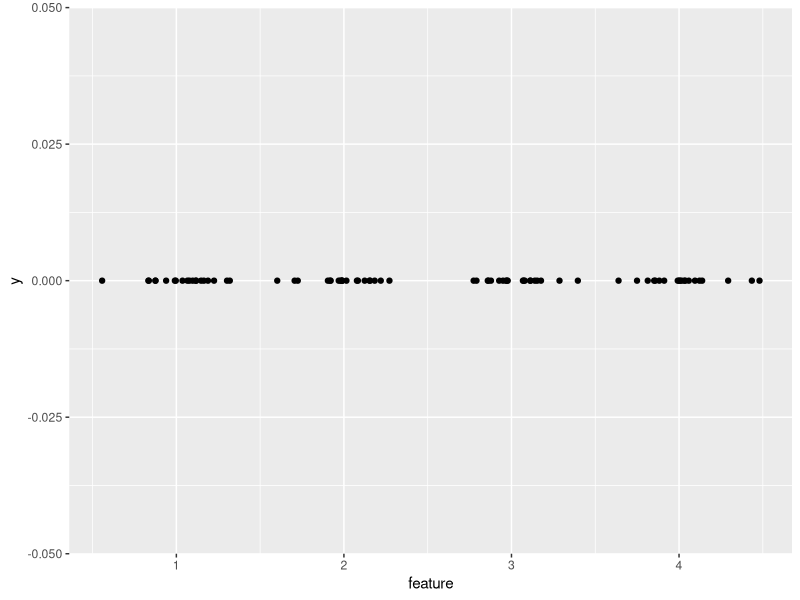
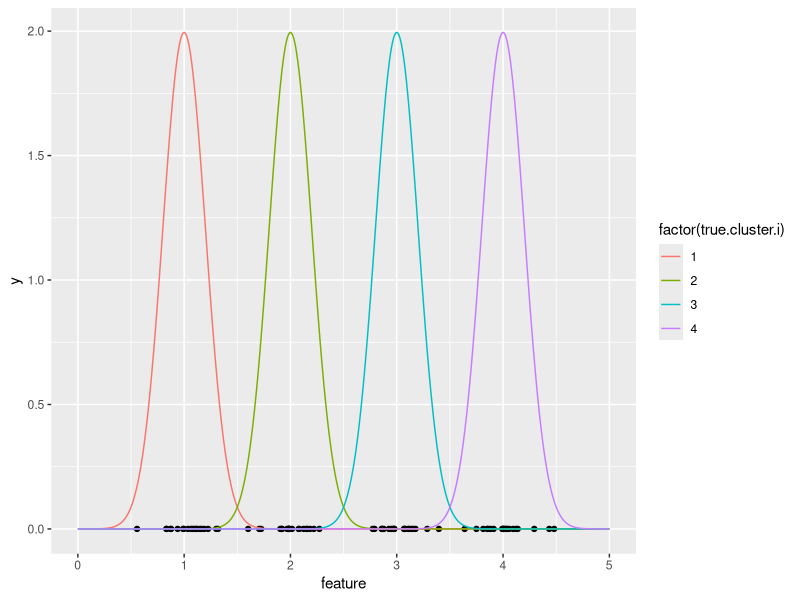
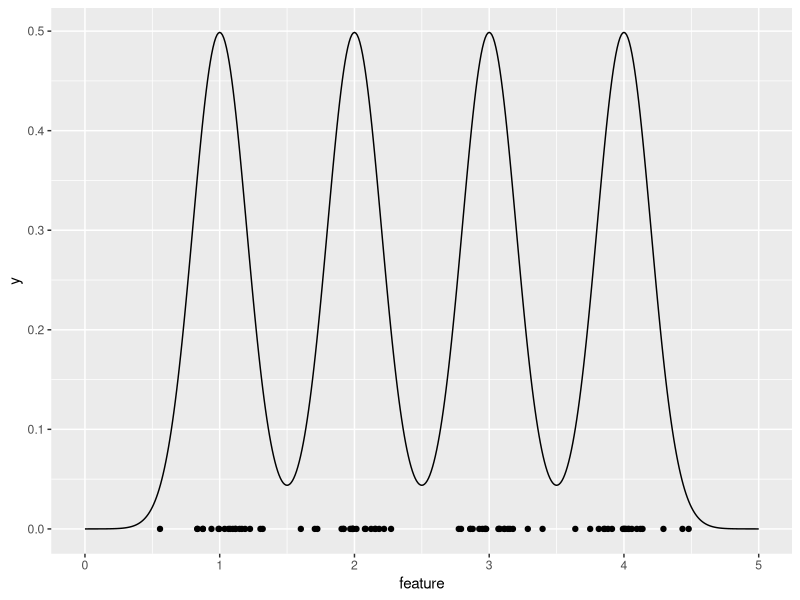
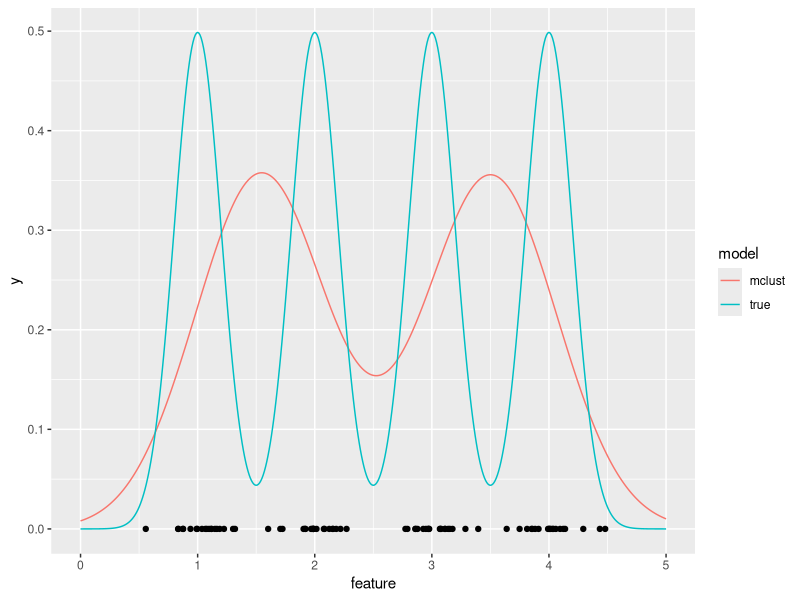
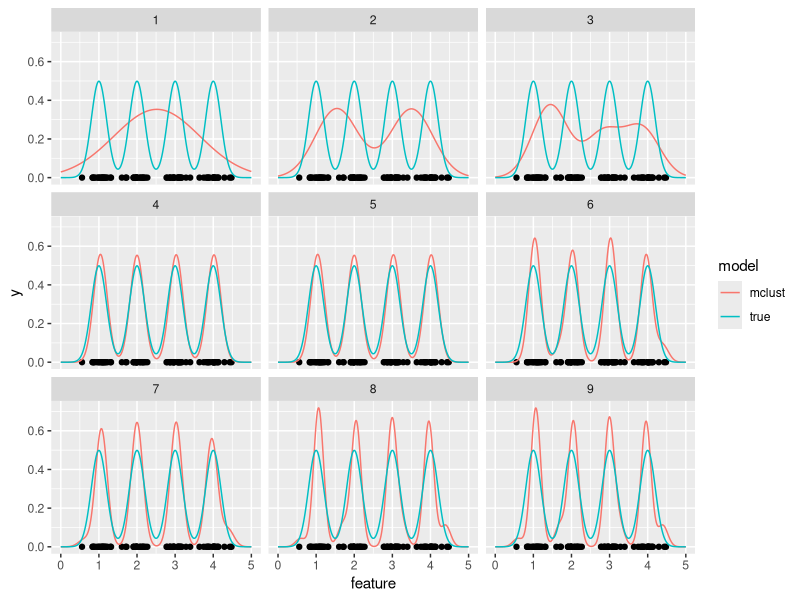
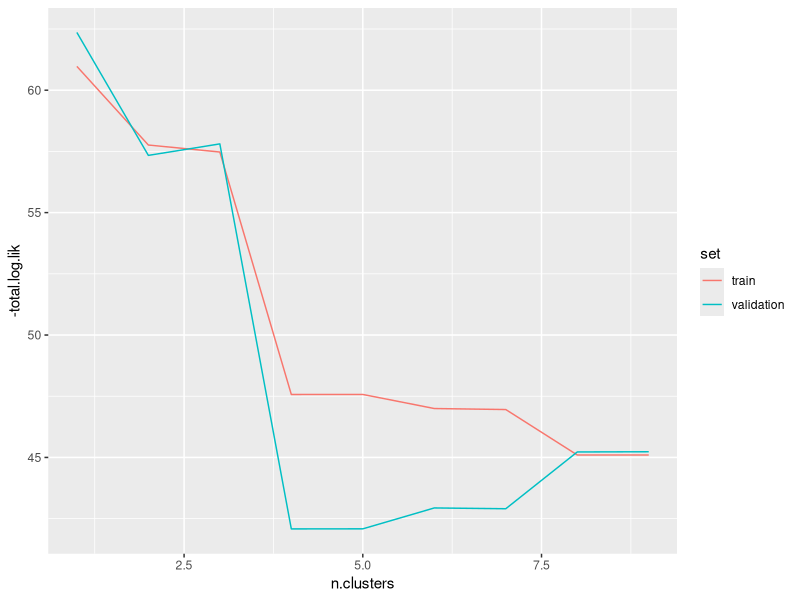
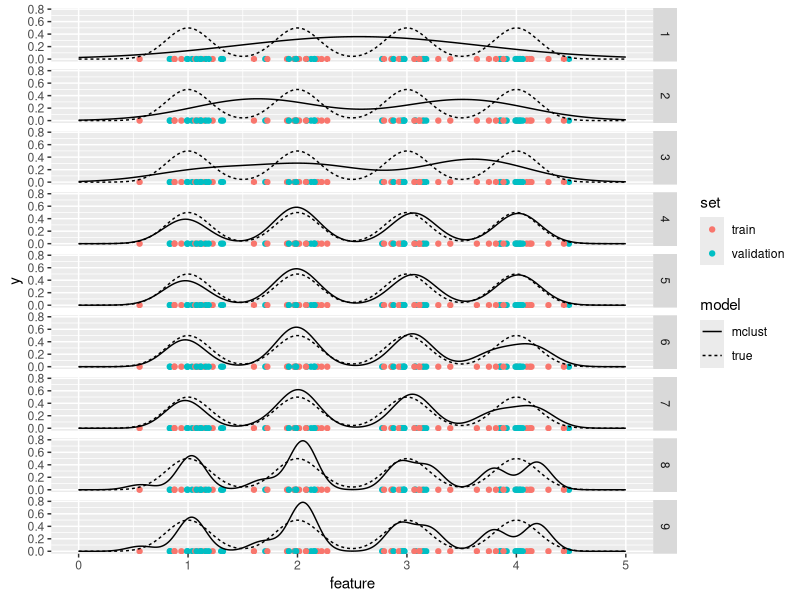

These charts were generated, in order, by the following R code:
library(data.table)
library(ggplot2)
## homework 6, go up to 30 or 40 clusters.

## continue overfitting demo.
N.true.clusters <- 4
true.means <- 1:N.true.clusters
N.simulated.data <- 20*N.true.clusters
(means.simulated.data <- rep(
  true.means, each=N.simulated.data/N.true.clusters))
set.seed(1)
true.sd <- 0.2
sim.data.vec <- rnorm(N.simulated.data, means.simulated.data, sd=true.sd)
(sim.data.dt <- data.table(feature=sim.data.vec, y=0))
ggplot()+
  geom_point(aes(
    x=feature, y),
    data=sim.data.dt)

## add true density.
(feature.grid.vec <- seq(0, N.true.clusters+1, by=0.01))
density.dt.list <- list()
for(true.cluster.i in 1:N.true.clusters){
  density.dt.list[[true.cluster.i]] <- data.table(
    true.cluster.i,
    feature=feature.grid.vec,
    density=dnorm(
      feature.grid.vec,
      true.means[[true.cluster.i]],
      sd=true.sd))
}
(density.dt <- do.call(rbind, density.dt.list))
ggplot()+
  geom_point(aes(
    x=feature, y),
    data=sim.data.dt)+
  geom_line(aes(
    feature, density, color=factor(true.cluster.i)),
    data=density.dt)

(mixture.dt <- density.dt[, .(
  mix.density=mean(density)
), by=feature ])
ggplot()+
  geom_point(aes(
    x=feature, y=0),
    data=sim.data.dt)+
  geom_line(aes(
    feature, mix.density),
    data=mixture.dt)

## underfitting => model has not enough parameters for your data.

## overfitting => model has too many parameters for your data.

library(mclust)
n.clusters <- 2
mclust.model <- mclust::Mclust(sim.data.dt$feature, n.clusters, modelNames="E")
mclust.density.vec <- mclust::dens(
  modelName = mclust.model$modelName,
  data = feature.grid.vec,
  parameters = mclust.model$parameters)
mclust.true.dt <- rbind(
  data.table(mixture.dt, model="true"),
  data.table(
    feature=feature.grid.vec,
    mix.density=mclust.density.vec,
    model="mclust"))
ggplot()+
  geom_point(aes(
    x=feature, y=0),
    data=sim.data.dt)+
  geom_line(aes(
    feature, mix.density, color=model),
    data=mclust.true.dt)

mclust.components.list <- list()
for(n.clusters in 1:9){
  mclust.model <- mclust::Mclust(
    sim.data.dt$feature, n.clusters, modelNames="E")
  mclust.density.vec <- mclust::dens(
    modelName = mclust.model$modelName,
    data = feature.grid.vec,
    parameters = mclust.model$parameters)
  mclust.components.list[[n.clusters]] <- rbind(
    data.table(n.clusters, mixture.dt, model="true"),
    data.table(
      n.clusters,
      feature=feature.grid.vec,
      mix.density=mclust.density.vec,
      model="mclust"))
}
(mclust.components <- do.call(rbind, mclust.components.list))
ggplot()+
  geom_point(aes(
    x=feature, y=0),
    data=sim.data.dt)+
  geom_line(aes(
    feature, mix.density, color=model),
    data=mclust.components)+
  facet_wrap("n.clusters")

(set.prop.vec <- c(validation=0.5, train=0.5))
(rounded.counts <- floor(set.prop.vec*(N.simulated.data+1)))
(not.shuffled.sets <- rep(names(set.prop.vec), rounded.counts))
set.seed(1)
(shuffled.sets <- sample(not.shuffled.sets))
sim.data.dt[, set := shuffled.sets ]
sim.data.dt
mclust.split.list <- list()
lik.dt.list <- list()
for(n.clusters in 1:9){
  mclust.model <- mclust::Mclust(
    sim.data.dt[set=="train", feature],
    n.clusters,
    modelNames="E")
  mclust.density.vec <- mclust::dens(
    modelName = mclust.model$modelName,
    data = feature.grid.vec,
    parameters = mclust.model$parameters)
  for(s in names(set.prop.vec)){
    set.dt <- sim.data.dt[set == s]
    log.lik.vec <- mclust::dens(
      modelName = mclust.model[["modelName"]],
      data = set.dt$feature,
      parameters = mclust.model[["parameters"]],
      logarithm=TRUE)
    total.log.lik <- sum(log.lik.vec)
    lik.dt.list[[paste(n.clusters, s)]] <- data.table(
      n.clusters, set=s, total.log.lik)
  }
  mclust.split.list[[n.clusters]] <- rbind(
    data.table(n.clusters, mixture.dt, model="true"),
    data.table(
      n.clusters,
      feature=feature.grid.vec,
      mix.density=mclust.density.vec,
      model="mclust"))
}
(mclust.split <- do.call(rbind, mclust.split.list))
(lik.dt <- do.call(rbind, lik.dt.list))
ggplot()+
  geom_line(aes(
    n.clusters, -total.log.lik, color=set),
    data=lik.dt)

ggplot()+
  geom_point(aes(
    x=feature, y, color=set),
    data=sim.data.dt)+
  geom_line(aes(
    feature, mix.density, linetype=model),
    data=mclust.split)+
  facet_grid(n.clusters ~ .)

## ari for selected model. (exercise for the reader)

## Demo: how to fit kmeans on train set and then efficiently compute
## sum of squares with respect to both train and validation sets?
## First randomly assign daa points to train/validation sets and fit
## kmeans on train set.
X.mat <- as.matrix(iris[, 1:4])
(set.prop.vec <- c(validation=0.5, train=0.5))
(rounded.counts <- floor(set.prop.vec*(nrow(X.mat)+1)))
(not.shuffled.sets <- rep(names(set.prop.vec), rounded.counts))
set.seed(1)
(shuffled.sets <- sample(not.shuffled.sets))
kmeans.result <- stats::kmeans(X.mat[shuffled.sets=="train", ], 3)

## array for kmeans sum of squares per set computation.
array.dim <- c(nrow(X.mat), ncol(X.mat), nrow(kmeans.result$centers))
array.names <- list(obs=NULL, feature=NULL, cluster=NULL)
i.array <- array(
  X.mat, array.dim, array.names)
head(X.mat)
head(i.array)
m.array <- array(
  rep(t(kmeans.result$centers), each=nrow(X.mat)), array.dim, array.names)
head(m.array)
squares.array <- (i.array-m.array)^2
sum.squares.mat <- apply(squares.array, c("obs", "cluster"), sum)
min.vec <- apply(sum.squares.mat, "obs", min)
tapply(min.vec, shuffled.sets, sum)
kmeans.result$tot.withinss

## data.table version of same computation.
i.dt <- data.table(
  value=as.numeric(X.mat),
  obs=as.integer(row(X.mat)),
  feature=as.integer(col(X.mat)))
m.dt <- data.table(
  center=as.numeric(kmeans.result$centers),
  cluster=as.integer(row(kmeans.result$centers)),
  feature=as.integer(col(kmeans.result$centers)))
squares.dt <- i.dt[m.dt, on="feature", allow.cartesian=TRUE]
squares.dt[, square := (value-center)^2 ]
sum.squares.dt <- squares.dt[, .(
  sum.squares=sum(square)
), by=c("obs", "cluster")]
min.dt <- sum.squares.dt[, .(
  min.ss=min(sum.squares)
), by="obs"]
min.dt[, .(
  tot.withinss=sum(min.ss)
), by=.(set=shuffled.sets[obs])]
kmeans.result$tot.withinss

## another data.table method (more time/space efficient).
(set.obs.ids <- data.table(set=shuffled.sets, obs=seq_along(shuffled.sets)))
set.obs.ids[, {
  set.obs.mins <- .SD[, {
    diff.mat <- X.mat[obs, ] - t(kmeans.result$centers)
    .(min.ss=min(colSums(diff.mat^2)))
  }, by="obs"]
  set.obs.mins[, .(tot.withinss=sum(min.ss))]
}, by="set"]
kmeans.result$tot.withinss

## time comparison
microbenchmark::microbenchmark(
  array={
    array.dim <- c(nrow(X.mat), ncol(X.mat), nrow(kmeans.result$centers))
    array.names <- list(obs=NULL, feature=NULL, cluster=NULL)
    i.array <- array(
      X.mat, array.dim, array.names)
    head(X.mat)
    head(i.array)
    m.array <- array(
      rep(t(kmeans.result$centers), each=nrow(X.mat)), array.dim, array.names)
    head(m.array)
    squares.array <- (i.array-m.array)^2
    sum.squares.mat <- apply(squares.array, c("obs", "cluster"), sum)
    min.vec <- apply(sum.squares.mat, "obs", min)
    tapply(min.vec, shuffled.sets, sum)
  }, cartesian={
    i.dt <- data.table(
      value=as.numeric(X.mat),
      obs=as.integer(row(X.mat)),
      feature=as.integer(col(X.mat)))
    m.dt <- data.table(
      center=as.numeric(kmeans.result$centers),
      cluster=as.integer(row(kmeans.result$centers)),
      feature=as.integer(col(kmeans.result$centers)))
    squares.dt <- i.dt[m.dt, on="feature", allow.cartesian=TRUE]
    squares.dt[, square := (value-center)^2 ]
    sum.squares.dt <- squares.dt[, .(
      sum.squares=sum(square)
    ), by=c("obs", "cluster")]
    min.dt <- sum.squares.dt[, .(
      min.ss=min(sum.squares)
    ), by="obs"]
    min.dt[, .(
      tot.withinss=sum(min.ss)
    ), by=.(set=shuffled.sets[obs])]
  }, nested={
    (set.obs.ids <- data.table(set=shuffled.sets, obs=seq_along(shuffled.sets)))
    set.obs.ids[, {
      set.obs.mins <- .SD[, {
        diff.mat <- X.mat[obs, ] - t(kmeans.result$centers)
        .(min.ss=min(colSums(diff.mat^2)))
      }, by="obs"]
      set.obs.mins[, .(tot.withinss=sum(min.ss))]
    }, by="set"]
  })
## Unit: microseconds
##       expr      min       lq     mean    median       uq      max neval
##      array  803.611  855.741  912.539  885.5755  914.448 3441.247   100
##  cartesian 4501.820 5115.034 5911.147 5836.1980 6578.374 9737.635   100
##     nested 3752.105 3934.320 4165.045 3995.4335 4134.502 7056.370   100

## array method is fastest, if you can fit it into memory. otherwise
## nested data.table method should be preferred.


sum.squares.mat <- matrix(
  NA_real_, nrow(X.mat), nrow(kmeans.result$centers),
  dimnames=list(obs=NULL, cluster=NULL))
for(cluster in 1:nrow(kmeans.result$centers)){
  cluster.center.vec <- kmeans.result$centers[cluster, ]
  squares.mat <- (cluster.center.vec - t(X.mat))^2
  sum.squares.mat[, cluster] <- colSums(squares.mat)
}
min.vec <- apply(sum.squares.mat, "obs", min)
tapply(min.vec, shuffled.sets, sum)
kmeans.result$tot.withinss
